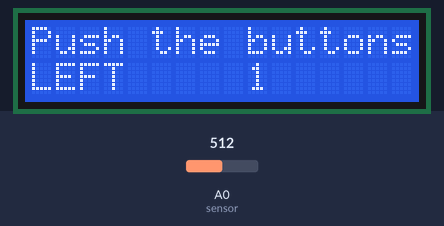
A sketch run on a simulated Arduino Uno, built with avr-gcc and run on an emulated ATmega328P. Parts: 16×2 character LCD. The inputs (shaded band) are chosen by the test bench; at power-on: A0 (sensor) = 512. What the sketch prints to the serial monitor is not drawn.

Above: at 1.2 s.
1.3 s: A0 (sensor) set to 538
3.5 s: A0 (sensor) set to 571
At 4.8 s:
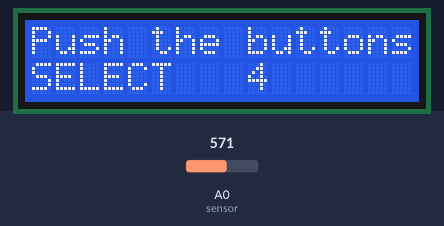
6.5 s: A0 (sensor) set to 370
At 7.5 s:
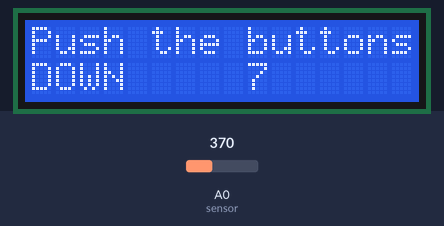
9.5 s: A0 (sensor) set to 208
11.5 s: A0 (sensor) set to 181
At 12.4 s:
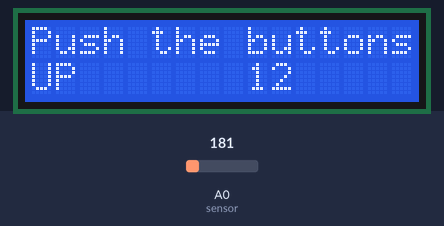
Timing chart, 0 to 13.1 s (numbered marks = the images above; inputs shaded):
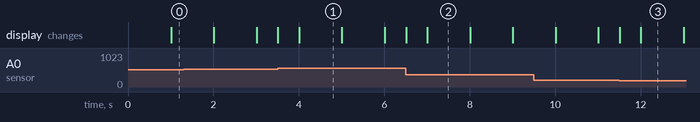

Measured:
- the behaviour switches between 554 and 555 on A0 (sensor) (found by bisection; images 0 and 1)
- the behaviour switches between 195 and 194 on A0 (sensor) (found by bisection; images 2 and 3)
- after the input at 3.5 s, the display: first changes at once (image 1 shows a later state)
- after the input at 6.5 s, the display: first changes at once (image 2 shows a later state)
- after the input at 11.5 s, the display: first changes at once (image 3 shows a later state)
- what the display in image 1 shows lasts 1.0 s, from 4.0 s to 5.0 s

The sketch:

LCD_Button_Test_v1.0.ino
```cpp
/*************************************************************************************

  Mark Bramwell, July 2010

  This program will test the LCD panel and the buttons.When you push the button on the shield，
  the screen will show the corresponding one.

  Connection: Plug the LCD Keypad to the UNO(or other controllers)

**************************************************************************************/

#include <LiquidCrystal.h>

LiquidCrystal lcd(8, 9, 4, 5, 6, 7);           // select the pins used on the LCD panel

// define some values used by the panel and buttons
int lcd_key     = 0;
int adc_key_in  = 0;
int analogValue = 0;

#define btnRIGHT  0
#define btnUP     1
#define btnDOWN   2
#define btnLEFT   3
#define btnSELECT 4
#define btnNONE   5

int read_LCD_buttons(){               // read the buttons
    adc_key_in = analogRead(A0);       // read the value from the sensor


    // my buttons when read are centered at these valies: 0, 144, 329, 504, 741
    // we add approx 50 to those values and check to see if we are close
    // We make this the 1st option for speed reasons since it will be the most likely result

    if (adc_key_in > 1000) return btnNONE;

    // For V1.1 us this threshold
    if (adc_key_in < 50)   return btnRIGHT;
    if (adc_key_in < 195)  return btnUP;
    if (adc_key_in < 380)  return btnDOWN;
    if (adc_key_in < 555)  return btnLEFT;
    if (adc_key_in < 790)  return btnSELECT;

   // For V1.0 comment the other threshold and use the one below:
   /*
     if (adc_key_in < 50)   return btnRIGHT;
     if (adc_key_in < 195)  return btnUP;
     if (adc_key_in < 380)  return btnDOWN;
     if (adc_key_in < 555)  return btnLEFT;
     if (adc_key_in < 790)  return btnSELECT;
   */

    return btnNONE;                // when all others fail, return this.
}

void setup(){
   Serial.begin(9600);
   lcd.begin(16, 2);               // start the library
   lcd.setCursor(0,0);             // set the LCD cursor   position
   lcd.print("Push the buttons");  // print a simple message on the LCD
}

void loop(){
   lcd.setCursor(9,1);             // move cursor to second line "1" and 9 spaces over
   lcd.print(millis()/1000);       // display seconds elapsed since power-up

   lcd.setCursor(0,1);             // move to the begining of the second line
   lcd_key = read_LCD_buttons();   // read the buttons

   analogValue = analogRead(A0);

   Serial.println(analogValue);

   switch (lcd_key){               // depending on which button was pushed, we perform an action

       case btnRIGHT:{             //  push button "RIGHT" and show the word on the screen
            lcd.print("RIGHT ");
            break;
       }
       case btnLEFT:{
             lcd.print("LEFT   "); //  push button "LEFT" and show the word on the screen
             break;
       }
       case btnUP:{
             lcd.print("UP    ");  //  push button "UP" and show the word on the screen
             break;
       }
       case btnDOWN:{
             lcd.print("DOWN  ");  //  push button "DOWN" and show the word on the screen
             break;
       }
       case btnSELECT:{
             lcd.print("SELECT");  //  push button "SELECT" and show the word on the screen
             break;
       }
       case btnNONE:{
             lcd.print("NONE  ");  //  No action  will show "None" on the screen
             break;
       }
   }
}
```
